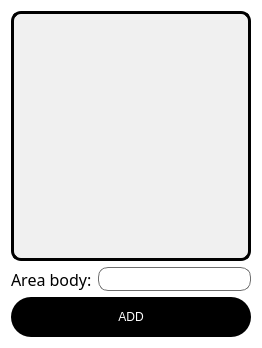
<?xml version="1.0" encoding="UTF-8"?>
<ui version="4.0">
 <class>BodyWnd</class>
 <widget class="QWidget" name="BodyWnd">
  <property name="geometry">
   <rect>
    <x>0</x>
    <y>0</y>
    <width>262</width>
    <height>348</height>
   </rect>
  </property>
  <property name="windowTitle">
   <string>Body</string>
  </property>
  <property name="windowIcon">
   <iconset resource="picture.qrc">
    <normaloff>:/build-course-Desktop_Qt_6_5_3_MinGW_64_bit-Debug/icons/iconka.ico</normaloff>:/build-course-Desktop_Qt_6_5_3_MinGW_64_bit-Debug/icons/iconka.ico</iconset>
  </property>
  <property name="styleSheet">
   <string notr="true">QWidget
{
background-color: rgb(255, 255, 255);
color: rgb(0, 0, 0);
}
QTableView {
	font: 9pt &quot;Century Gothic&quot;;
    border: 3px solid black;
    border-radius: 10px;
    background-color: #f0f0f0;  /* Фон заокругленого віджета */
    selection-background-color: #a6a6a6;  /* Колір виділення */
}
/* Імена стовбців */
QHeaderView::section {
    background-color: #404040;  /* Колір фону */
    color: white;  /* Колір тексту */
    padding: 4px;
    border: 1px solid #303030;  /* Границі */
}

/* Номерація рядків */
QTableView QTableCornerButton::section {
    background-color: #404040;  /* Колір фону */
    color: white;  /* Колір тексту */
    border: 1px solid #303030;  /* Границі */
}


QTableView::item:hover {
    border: 2px solid #505050;  /* Колір границі при наведенні */
}

QTableView::item:selected {
    border: 2px solid #303030;  /* Колір границі при виділенні */
}
QLineEdit {
font: 12pt &quot;Candara&quot;;
                 background-color: white;
                 color: black;
                 border: 1px solid rgb(110, 110, 110);
              border-radius: 10px;
                 padding: 3px 7px;
             }

             QLineEdit:focus {
                 border: 2px solid rgb(90, 90, 90);
            }
QPushButton
{
	font: 12pt &quot;Candara&quot;;
	background-color: rgb(0, 0, 0);
	color: rgb(255, 255, 255);
border-radius: 20px;
box-shadow: 0 0 20px 10px rgb(240, 158, 255);
width: 50px;
  height: 40px;
}
QPushButton:hover {
               border: 2px solid rgb(200, 200, 200);
            }
QPushButton:pressed {
             background-color: rgb(255, 255, 255);
	        color: rgb(0, 0, 0);
            }
QLabel{font: 12pt &quot;Candara&quot;;}</string>
  </property>
  <layout class="QGridLayout" name="gridLayout">
   <item row="0" column="0" colspan="2">
    <widget class="QTableView" name="bodyTv"/>
   </item>
   <item row="1" column="0">
    <widget class="QLabel" name="bodyLb">
     <property name="font">
      <font>
       <family>Candara</family>
       <pointsize>12</pointsize>
       <italic>false</italic>
       <bold>false</bold>
      </font>
     </property>
     <property name="text">
      <string>Area body:</string>
     </property>
     <property name="alignment">
      <set>Qt::AlignLeading|Qt::AlignLeft|Qt::AlignVCenter</set>
     </property>
    </widget>
   </item>
   <item row="1" column="1">
    <widget class="QLineEdit" name="bodyLe"/>
   </item>
   <item row="2" column="0" colspan="2">
    <widget class="QPushButton" name="addPb">
     <property name="text">
      <string>ADD</string>
     </property>
    </widget>
   </item>
  </layout>
 </widget>
 <tabstops>
  <tabstop>bodyLe</tabstop>
  <tabstop>addPb</tabstop>
  <tabstop>bodyTv</tabstop>
 </tabstops>
 <resources>
  <include location="picture.qrc"/>
 </resources>
 <connections/>
</ui>
